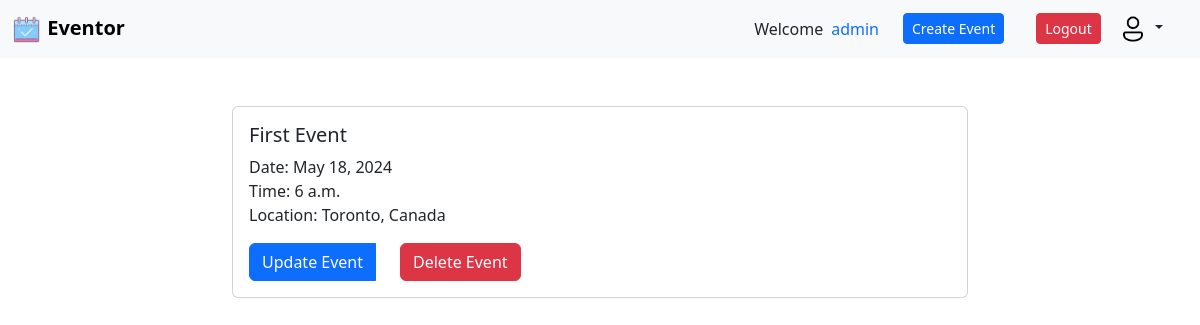
Screenshot of /event/1 (signed in) with the database file from the repository.
### events/models.py (models this page shows, shortened)
class Event(models.Model):
    name = models.CharField(max_length=255)
    date = models.DateField()
    time = models.TimeField()
    location = models.CharField(max_length=255)
    created_at = models.DateTimeField(auto_now_add=True)
    creator = models.ForeignKey(User, on_delete=models.CASCADE, related_name='created_events')

### events/views.py (the view)
# urls.py: path("event/<int:pk>",EventDetailView.as_view(), name="eventdetail"),
class EventDetailView(LoginRequiredMixin,DetailView):
    model =Event
    template_name="event_detail.html"

### events/templates/event_detail.html (shortened to what this page needs)
{%extends 'base.html' %}
{% block content %}
<div class="mt-5">
    <div class="row justify-content-center">
        <div class="col-md-8">
            <div class="card">
                <div class="card-body">
                    <h5 class="card-title">{{ event.name }}</h5>
                    <p class="card-text">Date: {{ event.date }}<br>Time: {{ event.time }}<br>Location: {{ event.location }}</p>
                    {% if request.user.is_authenticated %}
                        {% if request.user != event.creator %}
                            <form method="post" action="{% url 'register-for-event' event.id %}">
                                {% csrf_token %}
                                <button type="submit" class="btn btn-primary">Register for Event</button>
                            </form>
                        {% else %}
                            <div class="btn-group" role="group" aria-label="Event Options">
                                <a href="{% url 'event-update' event.id %}" class="btn btn-primary">Update Event</a>
                                <form method="post" action="{% url 'event-delete' event.id %}" class="d-inline mx-4">
                                    <button type="submit" class="btn btn-danger">Delete Event</button>
                                </form>
                            </div>
                        {% endif %}
                    {% else %}
                        <form method="post" action="{% url 'register-for-event' event.id %}">
                            {% csrf_token %}
                            <button type="submit" class="btn btn-primary">Register for Event</button>
                        </form>
                    {% endif %}
                </div>
            </div>
        </div>
    </div>
</div>
{% endblock %}

### events/templates/base.html (shortened to what this page needs)
<!doctype html>
<html lang="en">
  <head>
    <link href="https://cdn.jsdelivr.net/npm/bootstrap@5.3.3/dist/css/bootstrap.min.css" rel="stylesheet">
  </head>
  <body>
    <nav  class="navbar bg-light shodow-sm">
        <div class="container-fluid">
          {% if user.is_authenticated%}
            <a class="navbar-brand " href="{%url 'event_list' %}">
              {% load static %}
                <img src="{% static 'icons8-event-64.png' %}" alt="Bootstrap" width="30" height="30">
                <span class="fw-bold">Eventor</span>
              </a>
            {% else %}
              {% load static %}
            {% endif %}
          <div class="d-flex align-items-center" >
            {% if user.is_authenticated%}
             Welcome  <span class="text-primary ms-2">{{user.username}}</span>
           <a href="{%url 'create-event' %}"  class="btn btn-primary mx-2 btn-sm   mx-4" >Create Event</a>
            <form action="/members/logout/" method="post">
                  <button type="submit" class="btn btn-danger mx-2 btn-sm" >Logout</button>
            </form>
        <div class="dropdown">
  <button class="btn dropdown-toggle rounded-circle btn-sm me-3" type="button" data-bs-toggle="dropdown" aria-expanded="false">
    <img src="{% static 'icons8-user-96.png' %}" class="rounded-circle" alt="User Icon" w="30" height="30">
  </button>
</div>
            {% else %}
            <a href="{%url 'login' %}"  class="text-primary fw-bold text-decoration-none  h6 mx-4" >Login</a>
            <a href="{%url 'register' %}" class="text-primary fw-bold text-decoration-none h6" >Register</a>
            {% endif %}
          </div>
        </div>
      </nav>
    <div class="container my-4">
    {% block content %}
    {% endblock %}
    </div>
    <script src="https://cdn.jsdelivr.net/npm/bootstrap@5.3.3/dist/js/bootstrap.min.js"></script>  </body>
</html>

### rows the page displays
Event: name "First Event", date "May 18, 2024", time "6 a.m.", location "Toronto, Canada"

### other values shown
{{ user.username }} "admin"
